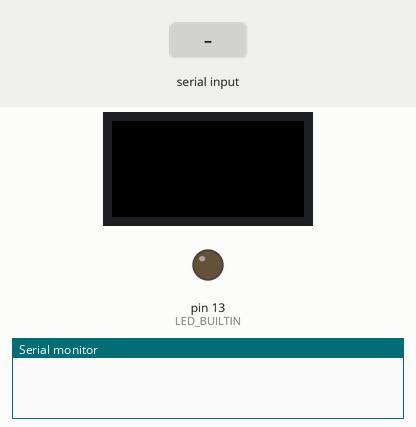
Bench run of a sketch on a simulated Arduino Uno, built with avr-gcc and run on an emulated ATmega328P. Shown: 32×16 colour display, output pins drawn as LEDs (lit = HIGH), the last lines printed to the serial monitor. The inputs (shaded band) are chosen by the test bench.

Above: at 1.2 s.
1.3 s: "1" received over Serial
At 2.2 s:
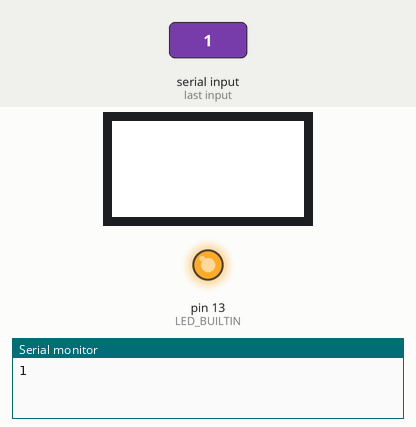
2.8 s: "0" received over Serial
At 3.3 s:
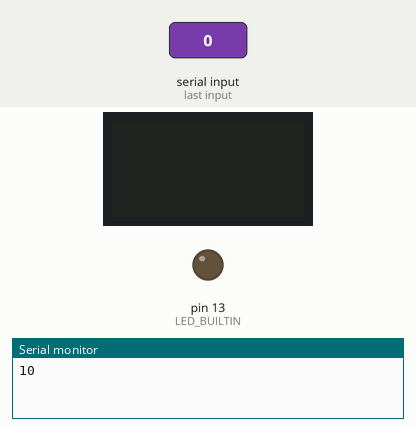
Timing chart, 0 to 5.8 s (numbered marks = the images above; inputs shaded):
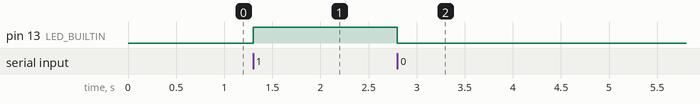

The sketch:

FIRMatrixTextArduino.ino
```cpp
#include <RGBmatrixPanel.h>

#define CLK  8   // USE THIS ON ARDUINO UNO, ADAFRUIT METRO M0, etc.
//#define CLK A4 // USE THIS ON METRO M4 (not M0)
//#define CLK 11 // USE THIS ON ARDUINO MEGA
#define OE   9
#define LAT 10
#define A   A0
#define B   A1
#define C   A2

RGBmatrixPanel matrix(A, B, C, CLK, LAT, OE, false);


// the setup function runs once when you press reset or power the board
void setup() {
  Serial.begin(9600);
  // initialize digital pin LED_BUILTIN as an output.
  pinMode(LED_BUILTIN, OUTPUT);
  //Matrix init
  matrix.begin();
}

// the loop function runs over and over again forever
void loop() {
  if (Serial.available()){
    char ch = Serial.read();
    if (ch == '1') {
      digitalWrite(LED_BUILTIN, HIGH);   // turn the LED on (HIGH is the voltage level)
      matrix.fillScreen(matrix.Color333(7, 7, 7));
    } else if (ch == '0') {
      digitalWrite(LED_BUILTIN, LOW);    // turn the LED off by making the voltage LOW
      matrix.fillScreen(matrix.Color333(1, 1, 1));
    }
    Serial.print(ch);
  }
}
```

Measured:
- after the input at 1.3 s, pin 13 (LED_BUILTIN): LOW → HIGH at once
- after the input at 2.8 s, pin 13 (LED_BUILTIN): HIGH → LOW at once
